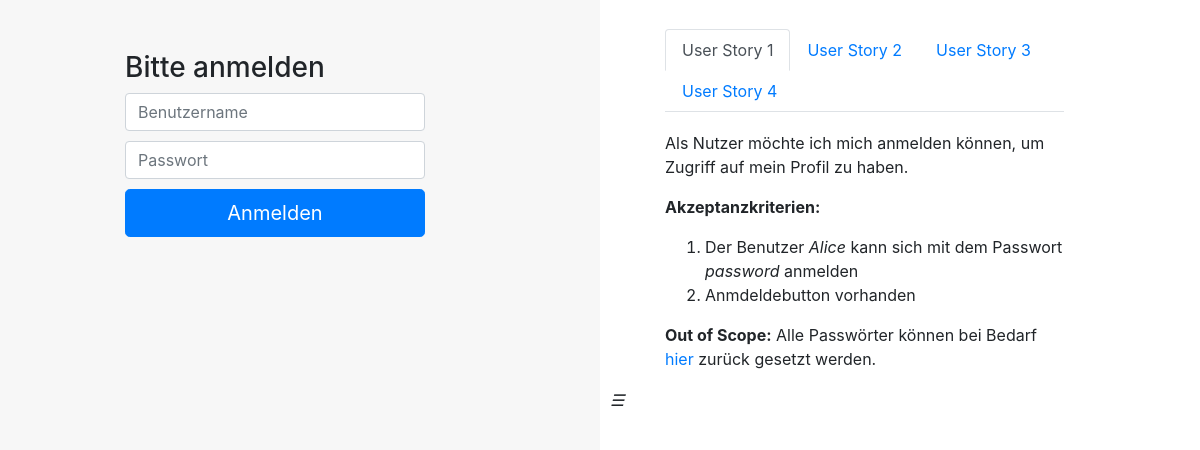
The page / on the database its author committed.
### models.py (models this page shows, shortened)
class UserStory(db.Model):
    id = db.Column(db.Integer, primary_key=True)
    title = db.Column(db.String(100), nullable=False)
    description = db.Column(db.Text, nullable=False)

### app.py (the view)
@app.route('/')
def home():
    user_stories = UserStory.query.all()
    return render_template('login.html', user_stories=user_stories)

### templates/login.html (shortened to what this page needs)
{% extends 'base.html' %}
{% block main_content %}
<form class="form-signin" action="/login" method="post">
    <h3>Bitte anmelden</h3>
    <div>
        <input type="text" class="form-control" id="username" name="username" placeholder="Benutzername">
    </div>
    <div>
        <input type="password" class="form-control" id="password" name="password" placeholder="Passwort">
    </div>
    <button class="btn btn-lg btn-primary btn-block" type="submit">Anmelden</button>
</form>
{% endblock %}

### templates/base.html (shortened to what this page needs)
<!DOCTYPE html>
<html>
<head>
    <link rel="stylesheet" href="https://stackpath.bootstrapcdn.com/bootstrap/4.3.1/css/bootstrap.min.css">
    <link rel="stylesheet" href="{{ url_for('static', filename='css/style.css') }}">
</head>
<body>
    <div class="container-fluid">
        <div class="row">
            <div class="col" id="main-content">
                {% block main_content %}{% endblock %}
            </div>
            <div class="col-auto" id="user-stories">
                <div id="toggle-area">
                    <i id="toggle-stories">☰</i>
                </div>
                <div id="user-story">
                    <ul class="nav nav-tabs" id="userStoryTabs" role="tablist">
                        {% for story in user_stories %}
                        <li class="nav-item">
                            <a class="nav-link {{ 'active' if loop.first else '' }}" id="user-story-{{ story.id }}-tab" data-toggle="tab" href="#user-story-{{ story.id }}" role="tab" aria-controls="user-story-{{ story.id }}" aria-selected="{{ 'true' if loop.first else 'false' }}">User Story {{ story.id }}</a>
                        </li>
                        {% endfor %}
                    </ul>
                    <div class="tab-content" id="userStoryTabsContent" style="margin-top: 5%;">
                        {% for story in user_stories %}
                        <div class="tab-pane fade {{ 'show active' if loop.first else '' }}" id="user-story-{{ story.id }}" role="tabpanel" aria-labelledby="user-story-{{ story.id }}-tab">
                            <div class="user-story">
                                <p>{{ story.title | safe }}</p>
                                <p>{{ story.description | safe }}</p>
                            </div>
                        </div>
                        {% endfor %}
                    </div>
                </div>
            </div>
        </div>
    </div>
</body>
</html>

### static/css/style.css (style rules this page uses)
body { display: flex; justify-content: center; align-items: center; height: 100vh; background-color: #f7f7f7; }
.form-signin { width: 100%; max-width: 330px; padding: 15px; margin: auto; }
.form-signin input[type="text"], .form-signin input[type="password"] { margin-bottom: 10px; border-radius: 0.25rem; }
.container-fluid, .row { height: 100vh; }
#toggle-area { position: absolute; left: 0; top: 50%; transform: translateY(-50%); background-color: white; padding: 10px; cursor: pointer; width: 50px; }
#user-stories { background-color: white; margin-left: 50px; width: 50%; }
#user-story { background-color: white; margin-left: 50px; margin-top: 5%; width: 70%; }
#main-content { transition: width 2.5s ease-in-out; margin-top: 3%; }

### rows shown on the page
UserStory: id "1", title "Als Nutzer möchte ich mich anmelden können, um Zugriff auf mein Profil zu haben.", description "Akzeptanzkriterien: Der Benutzer Alice kann sich mit dem Passwort password anmelden Anmdeldebutton vorhanden Out of Scope: Alle Passwörter können bei Bedarf hier zurück gesetzt werden."
UserStory: id "2"
UserStory: id "3"
UserStory: id "4"
